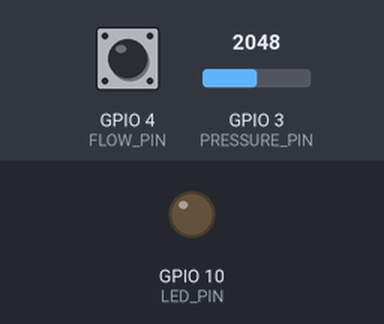
This program was run on a simulated ESP32-C3. Parts: output pins drawn as LEDs (lit = HIGH). The test bench sets the inputs (shaded band); at power-on: GPIO 3 (PRESSURE_PIN) = 2048, GPIO 4 (FLOW_PIN) HIGH. WiFi joins after 1.5 s; servers stay silent unless stated; EEPROM starts erased; no MQTT or app messages arrive unless stated; not simulated (calls return 0 or success): secrets.h; what the program prints to the serial monitor is not drawn.

Above: at 8.3 s.
At 15.05 s:
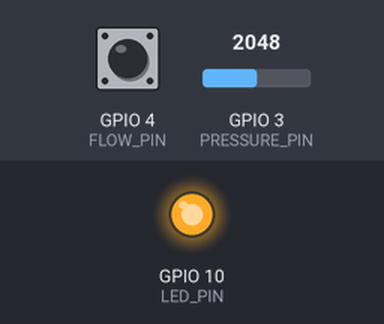
Timing chart, 0 to 21.2 s (numbered marks = the images above):
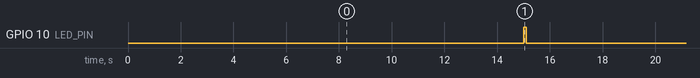

The program:

main.cpp
```cpp
#include <Arduino.h>
#include <Preferences.h>
#include <PubSubClient.h>
#include <WiFi.h>
#include <driver/gpio.h>
#include <esp_timer.h>

// ── Flow input ────────────────────────────────────────────────────────────────
// EKM 3/4" pulse meter: dry-contact (normally open) reed switch, no polarity,
// on its factory 24" armored lead.  The ESP32 mounts at the end of that lead,
// so the whole run is ~2 ft -- and a couple of feet from the pump contactor.
//
//   3V3 -> R1 1k -> FLOW_PIN, C1 100nF from FLOW_PIN to GND,
//   FLOW_PIN -> R2 100R -> cable -> reed -> GND.
//   Contact closed -> pin pulled LOW.
//
// R1 REPLACES the internal pull-up, and is the entire fix for the phantom
// pulses the first build counted.  The internal pull-up is ~45k, where only
// ~70 uA of capacitively coupled noise fakes an edge; at 1k it takes 3.3 mA.
// Grounding and the cable armor were both tried first and neither helped --
// capacitive injection into a high-impedance node has no ground path to break.
// C1 (100 us with R1) keeps short transients off the sampled level.
#define FLOW_PIN            4        // not a strapping pin on the C3 (GPIO2/8/9 are) and not
                                     // USB (GPIO18/19 are D-/D+)
#define FLOW_ACTIVE_LOW     1        // 1 = contact closure drives the pin LOW (reed to GND, pull-up to 3V3)
                                     // 0 = closure drives it HIGH (only if an inverting front end is ever added)

// Pulse qualification.  At 10 pulses/cf (0.748 gal/pulse) a 3/4" meter running
// at its ~20 GPM rating pulses every 2.2 s, and measured closures last 2-3 s.
//
// The pin is SAMPLED every SAMPLE_MS rather than read on edge interrupts, and
// the contact only changes state once the pin has held the new level for
// SETTLE_MS straight.  A pulse counts on each settled closed -> open change.
// Edge-driven counting read the level once per edge, so a single misread
// (noise right at the real release) left a closure "open" in software and
// silently dropped that pulse.  Sampling cannot lose a closure that lasts
// seconds, and an excursion shorter than SETTLE_MS never changes state at all.
//
// SETTLE_MS must clear a half-cycle of mains hum (8.3 ms at 60 Hz, 10 ms at
// 50 Hz): at 5 ms, hum coupled onto the line passed as closures and read as a
// steady ~135 GPM.
#define SAMPLE_MS           1
#define SETTLE_MS           20       // 2x a mains half-cycle; ~100x shorter than a real closure
#define MIN_PERIOD_MS       100      // 10 Hz = 450 GPM at 10 pulses/cf, far above anything this meter can do
#define MAX_PLAUSIBLE_GPM   30.0f    // above the meter's rating -> flag the sample as suspect

// ── Calibration ───────────────────────────────────────────────────────────────
// Meter's reed output is 0.748 gal/pulse = 0.1 cf/pulse (one pulse per magnet
// revolution).  The earlier value of 100 undercounted flow 10x.
#define PULSES_PER_CF     10.0f
#define GAL_PER_CF        7.48052f

// 0-100 PSI sensor (0.5-4.5V linear output) on well pump discharge, read via a
// 4.7k (sensor->pin) / 10k (pin->GND) divider so 0.5-4.5V maps to ~0.34-3.06V.
// The C3's ADC is only calibrated up to ~2500 mV at 11 dB, so readings
// saturate at ~2.5V on the pin = ~3.68V from the sensor = ~79 PSI.  Fine for
// a well system running well below that; swap the 4.7k for 10k (and update
// the ratio) if the full 0-100 PSI span is ever needed.
#define PRESSURE_PIN            3      // ADC1_CH3.  MUST be ADC1 (GPIO0-4): ADC2 (GPIO5) is owned
                                       // by the WiFi radio and unreliable while connected.
#define PRESSURE_DIVIDER_RATIO  (10.0f / (4.7f + 10.0f))  // R2 / (R1 + R2)
#define PRESSURE_V_MIN          0.5f   // sensor output at 0 PSI
#define PRESSURE_V_MAX          4.5f   // sensor output at 100 PSI
#define PRESSURE_PSI_MAX        100.0f

#define LED_PIN           10         // external LED -- board has no usable onboard LED; wire
                                     // GPIO10 -> 220-330R resistor -> LED anode -> cathode -> GND

#include "secrets.h"   // copy secrets.h.template → secrets.h and fill in your values

#define MQTT_PORT             1883
#define MQTT_TOPIC            "ranch/water/flow"
#define MQTT_TOPIC_PRESSURE   "ranch/water/pressure"
#define MQTT_TOPIC_STATUS     "ranch/water/status"
#define MQTT_TOPIC_DIAG       "ranch/water/diag"
#define MQTT_CLIENT_ID        "pumphouse-esp32"
// Uncomment if broker requires auth:
// #define MQTT_USER   "user"
// #define MQTT_PASS   "pass"

#define PUBLISH_MS   15000    // flow + pressure publish interval
#define DIAG_MS      60000    // diag publish interval; its counters cover the whole minute
#define NVS_SAVE_MS  300000   // flush total pulses to flash every 5 min (only if it changed)
#define FLOW_STOP_MS 120000   // no pulse for this long -> report 0 GPM (floor of ~0.37 GPM at 0.748 gal/pulse)

#define MIN_PERIOD_US  (MIN_PERIOD_MS * 1000ULL)

// ── Sampler state ─────────────────────────────────────────────────────────────
// portMUX protects 32/64-bit variables shared between onSample() and loop().
static portMUX_TYPE      isr_mux        = portMUX_INITIALIZER_UNLOCKED;
static volatile uint32_t intervalPulses = 0;
static volatile uint64_t totalPulses    = 0;

// Diagnostics, reset every diag publish, so the published counters say whether the
// front end is clean or still picking up noise.
static volatile uint32_t edgeCount     = 0;   // raw level changes seen between samples
static volatile uint32_t glitchCount   = 0;   // excursions that reverted before SETTLE_MS -- noise or bounce
static volatile uint32_t tooFastCount  = 0;   // settled pulse, but impossibly soon after the last accepted one
static volatile uint32_t maxGlitchUs   = 0;   // longest rejected excursion -- how close noise gets to SETTLE_MS
static volatile uint32_t minAcceptUs   = 0;   // shortest accepted closure since the last diag, 0 if none

static volatile uint64_t lastAcceptUs  = 0;
static volatile uint64_t lastPeriodUs  = 0;   // time between the last two accepted pulses, 0 until there are two

// Owned by onSample() alone.
static bool     stableAsserted = false;   // debounced contact state
static bool     prevRaw        = false;
static uint32_t pendingSamples = 0;       // consecutive samples disagreeing with stableAsserted
static uint64_t pendingSinceUs = 0;       // when that disagreement began
static uint64_t closedAtUs     = 0;       // start of the current closure, 0 if unknown (booted mid-closure)

static inline bool readAsserted() {
    const int level = gpio_get_level((gpio_num_t)FLOW_PIN);
#if FLOW_ACTIVE_LOW
    return level == 0;
#else
    return level != 0;
#endif
}

// Runs every SAMPLE_MS in the esp_timer task, which outranks loop(), so
// nothing is missed while loop() is blocked in wifiEnsure().
static void onSample(void*) {
    const uint64_t now = esp_timer_get_time();
    const bool     raw = readAsserted();

    portENTER_CRITICAL(&isr_mux);
    if (raw != prevRaw) ++edgeCount;
    prevRaw = raw;

    if (raw == stableAsserted) {
        if (pendingSamples) {
            const uint64_t us = now - pendingSinceUs;
            ++glitchCount;
            if (us > maxGlitchUs) maxGlitchUs = (uint32_t)us;
            pendingSamples = 0;
        }
    } else {
        if (pendingSamples++ == 0) pendingSinceUs = now;
        if (pendingSamples * SAMPLE_MS >= SETTLE_MS) {
            // Settled. Time the event from when the level first changed.
            const uint64_t at = pendingSinceUs;
            stableAsserted = raw;
            pendingSamples = 0;
            if (raw) {
                closedAtUs = at;
            } else if (closedAtUs != 0) {
                const uint64_t heldUs = at - closedAtUs;
                closedAtUs = 0;
                if (lastAcceptUs != 0 && (at - lastAcceptUs) < MIN_PERIOD_US) {
                    ++tooFastCount;
                } else {
                    if (lastAcceptUs != 0) lastPeriodUs = at - lastAcceptUs;
                    lastAcceptUs = at;
                    const uint32_t held32 = heldUs > UINT32_MAX ? UINT32_MAX : (uint32_t)heldUs;
                    if (minAcceptUs == 0 || held32 < minAcceptUs) minAcceptUs = held32;
                    ++intervalPulses;
                    ++totalPulses;
                }
            }
            // A release with closedAtUs == 0 means we booted mid-closure;
            // ignore it rather than crediting a pulse of unknown length.
        }
    }
    portEXIT_CRITICAL(&isr_mux);
}

// ── Peripherals ───────────────────────────────────────────────────────────────
static WiFiClient   wifiClient;
static PubSubClient mqtt(wifiClient);
static Preferences  prefs;
static uint64_t     lastSavedTotal = 0;

// ── Helpers ───────────────────────────────────────────────────────────────────
static void wifiEnsure() {
    if (WiFi.status() == WL_CONNECTED) return;
    WiFi.disconnect(true);
    delay(100);
    WiFi.mode(WIFI_STA);
    Serial.printf("WiFi connecting to \"%s\"", WIFI_SSID);
    WiFi.begin(WIFI_SSID, WIFI_PASSWORD);
    for (int i = 0; i < 20 && WiFi.status() != WL_CONNECTED; ++i) {
        delay(500);
        Serial.print('.');
    }
    if (WiFi.status() == WL_CONNECTED)
        Serial.printf(" OK  IP=%s\n", WiFi.localIP().toString().c_str());
    else
        Serial.printf(" FAILED  status=%d\n", WiFi.status());
}

static void mqttEnsure() {
    if (mqtt.connected()) return;
    Serial.print("MQTT connecting... ");
#if defined(MQTT_USER) && defined(MQTT_PASS)
    bool ok = mqtt.connect(MQTT_CLIENT_ID, MQTT_USER, MQTT_PASS);
#else
    bool ok = mqtt.connect(MQTT_CLIENT_ID);
#endif
    Serial.println(ok ? "OK" : "FAILED");
}

// Skips the write when nothing moved -- a well that sits idle would otherwise
// burn a flash write every 5 minutes for no reason.
static void nvsFlush() {
    portENTER_CRITICAL(&isr_mux);
    uint64_t total = totalPulses;
    portEXIT_CRITICAL(&isr_mux);
    if (total == lastSavedTotal) return;
    prefs.putULong64("total", total);
    lastSavedTotal = total;
}

// Reads the pressure sensor, undoes the divider, and maps 0.5-4.5V to 0-100 PSI.
static float readPressurePsi(float* outSensorVolts) {
    const uint32_t mv       = analogReadMilliVolts(PRESSURE_PIN);  // calibrated mV at the pin
    const float    vAtPin   = mv / 1000.0f;
    const float    vSensor  = vAtPin / PRESSURE_DIVIDER_RATIO;
    if (outSensorVolts) *outSensorVolts = vSensor;
    return (vSensor - PRESSURE_V_MIN) / (PRESSURE_V_MAX - PRESSURE_V_MIN) * PRESSURE_PSI_MAX;
}

// ── Arduino ───────────────────────────────────────────────────────────────────
void setup() {
    Serial.begin(115200);

    // Restore cumulative pulse count from NVS (survives power loss / reboot).
    prefs.begin("flow", /*readOnly=*/false);
    const uint64_t saved = prefs.getULong64("total", 0);
    portENTER_CRITICAL(&isr_mux);
    totalPulses = saved;
    portEXIT_CRITICAL(&isr_mux);
    lastSavedTotal = saved;
    Serial.printf("Resumed: %llu pulses (%.1f cf, %.1f gal)\n",
                  saved, saved / PULSES_PER_CF, saved / PULSES_PER_CF * GAL_PER_CF);

    pinMode(LED_PIN,  OUTPUT);
    // Internal pull-up always on, alongside R1: in parallel with 1k it changes
    // nothing, but with R1 missing or the front end unplugged the pin idles
    // HIGH (no flow) instead of floating and counting hum as pulses.
    pinMode(FLOW_PIN, INPUT_PULLUP);
    stableAsserted = prevRaw = readAsserted();
    const esp_timer_create_args_t samplerArgs = {
        .callback = onSample,
        .arg      = nullptr,
        .dispatch_method = ESP_TIMER_TASK,
        .name     = "flow_sample",
    };
    esp_timer_handle_t sampler;
    ESP_ERROR_CHECK(esp_timer_create(&samplerArgs, &sampler));
    ESP_ERROR_CHECK(esp_timer_start_periodic(sampler, SAMPLE_MS * 1000ULL));

    analogSetPinAttenuation(PRESSURE_PIN, ADC_11db);  // widest range; calibrated to ~2.5V,
                                                      // i.e. ~79 PSI with the 4.7k/10k divider

    wifiEnsure();
    mqtt.setServer(MQTT_BROKER, MQTT_PORT);
    mqtt.setKeepAlive(60);
    mqttEnsure();

    if (mqtt.connected()) {
        char statusMsg[160];
        snprintf(statusMsg, sizeof(statusMsg),
                 "boot pin=%d active_low=%d pulses_per_cf=%.0f settle_ms=%d "
                 "total_pulses=%llu total_cf=%.2f",
                 FLOW_PIN, FLOW_ACTIVE_LOW, PULSES_PER_CF, SETTLE_MS,
                 saved, saved / PULSES_PER_CF);
        mqtt.publish(MQTT_TOPIC_STATUS, statusMsg);
        Serial.println(statusMsg);
    }
}

void loop() {
    static unsigned long lastPublish = 0;
    static unsigned long lastDiag    = 0;
    static unsigned long lastNvsSave = 0;

    wifiEnsure();
    if (WiFi.status() == WL_CONNECTED) {
        mqttEnsure();
        mqtt.loop();
    }

    const unsigned long now = millis();

    if (now - lastPublish >= PUBLISH_MS) {
        lastPublish = now;

        portENTER_CRITICAL(&isr_mux);
        const uint64_t tot       = totalPulses;
        const uint64_t lastPulse = lastAcceptUs;
        const uint64_t period    = lastPeriodUs;
        portEXIT_CRITICAL(&isr_mux);

        const float cfTotal      = tot / PULSES_PER_CF;
        const float totalGallons = cfTotal * GAL_PER_CF;

        // GPM from the time between pulses rather than pulses per window: at
        // 0.748 gal/pulse a window-count rate is coarse (multiples of ~9 GPM at
        // 5 s). Once the next pulse is overdue, the elapsed time is used
        // instead, so the reading decays as flow slows and drops to 0 after
        // FLOW_STOP_MS.
        const uint64_t sinceUs   = lastPulse ? esp_timer_get_time() - lastPulse : 0;
        const uint64_t spanUs    = period > sinceUs ? period : sinceUs;
        const float    gpm       = (period == 0 || spanUs > FLOW_STOP_MS * 1000ULL)
                                   ? 0.0f
                                   : (GAL_PER_CF / PULSES_PER_CF) * 60e6f / (float)spanUs;
        const bool  suspect      = gpm > MAX_PLAUSIBLE_GPM;

        char payload[192];
        snprintf(payload, sizeof(payload),
                 "{\"gpm\":%.2f,\"gallons_total\":%.2f,\"cf_total\":%.2f,"
                 "\"pulse_count\":%llu,\"suspect\":%s}",
                 gpm, totalGallons, cfTotal, (unsigned long long)tot,
                 suspect ? "true" : "false");
        Serial.println(payload);

        float       sensorVolts = 0.0f;
        const float psi         = readPressurePsi(&sensorVolts);
        char pressurePayload[64];
        snprintf(pressurePayload, sizeof(pressurePayload),
                 "{\"psi\":%.1f,\"volts\":%.3f}", psi, sensorVolts);
        Serial.println(pressurePayload);

        if (mqtt.connected()) {
            digitalWrite(LED_PIN, HIGH);
            mqtt.publish(MQTT_TOPIC,          payload,         /*retained=*/false);
            mqtt.publish(MQTT_TOPIC_PRESSURE, pressurePayload, /*retained=*/false);
            delay(100);
            digitalWrite(LED_PIN, LOW);
        }
    }

    if (now - lastDiag >= DIAG_MS) {
        lastDiag = now;

        portENTER_CRITICAL(&isr_mux);
        const uint32_t n         = intervalPulses;  intervalPulses = 0;
        const uint32_t edges     = edgeCount;     edgeCount     = 0;
        const uint32_t glitches  = glitchCount;   glitchCount   = 0;
        const uint32_t tooFast   = tooFastCount;  tooFastCount  = 0;
        const uint32_t glitchMax = maxGlitchUs;   maxGlitchUs   = 0;
        const uint32_t acceptMin = minAcceptUs;   minAcceptUs   = 0;
        portEXIT_CRITICAL(&isr_mux);

        // edges should be almost exactly 2x accepted when the front end is
        // clean (one close + one open per pulse). glitches are excursions that
        // reverted before SETTLE_MS; glitch_max_ms near SETTLE_MS would mean
        // noise is getting close to faking a state change.
        char diagPayload[224];
        snprintf(diagPayload, sizeof(diagPayload),
                 "{\"edges\":%lu,\"accepted\":%lu,\"glitches\":%lu,"
                 "\"too_fast\":%lu,\"glitch_max_ms\":%.1f,\"accept_min_ms\":%.1f,"
                 "\"pin\":%d,\"rssi\":%d}",
                 (unsigned long)edges, (unsigned long)n, (unsigned long)glitches,
                 (unsigned long)tooFast, glitchMax / 1000.0f, acceptMin / 1000.0f,
                 gpio_get_level((gpio_num_t)FLOW_PIN),
                 WiFi.RSSI());
        Serial.println(diagPayload);

        if (mqtt.connected()) mqtt.publish(MQTT_TOPIC_DIAG, diagPayload, /*retained=*/false);
    }

    if (now - lastNvsSave >= NVS_SAVE_MS) {
        lastNvsSave = now;
        nvsFlush();
    }
}
```

Measured:
- by itself, GPIO 10 (LED_PIN): alternates HIGH for 0.10 s and LOW for 14.9 s
